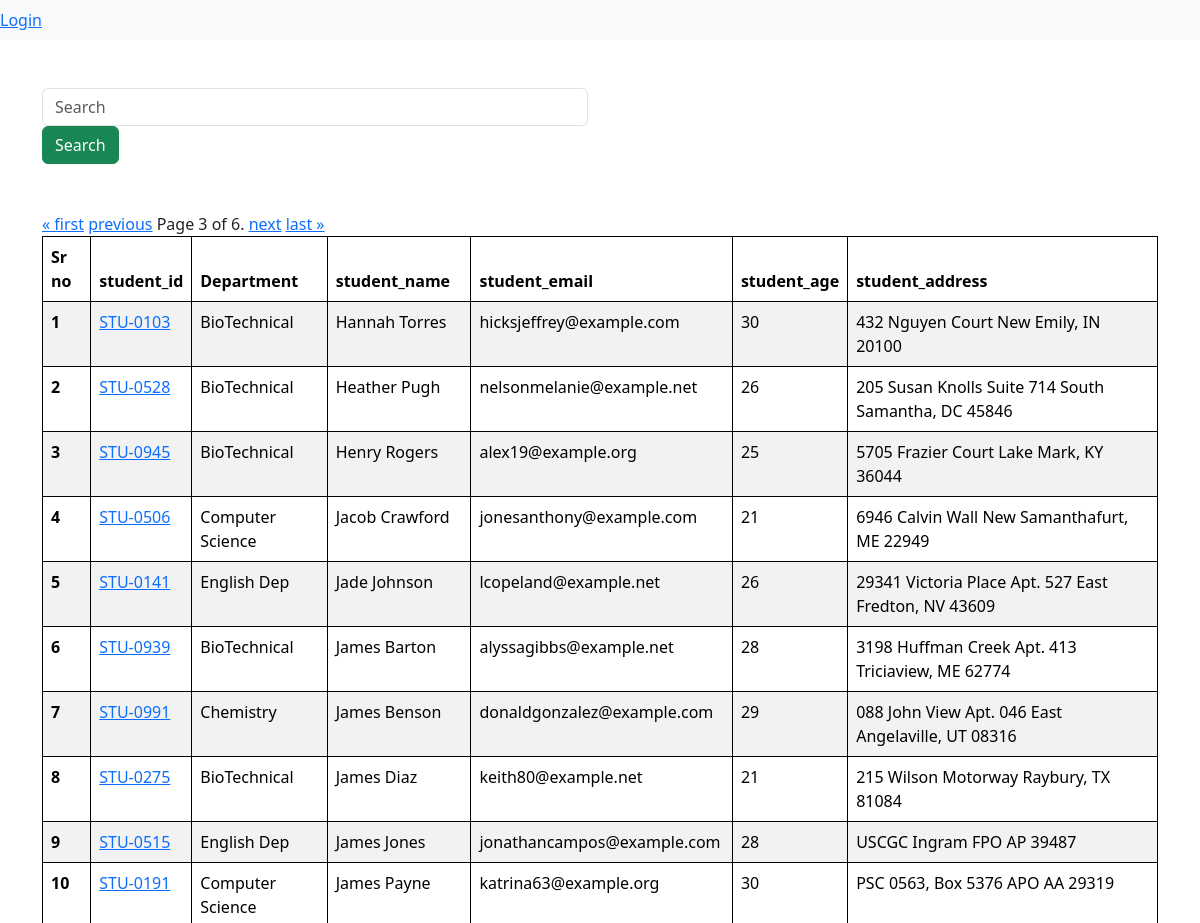
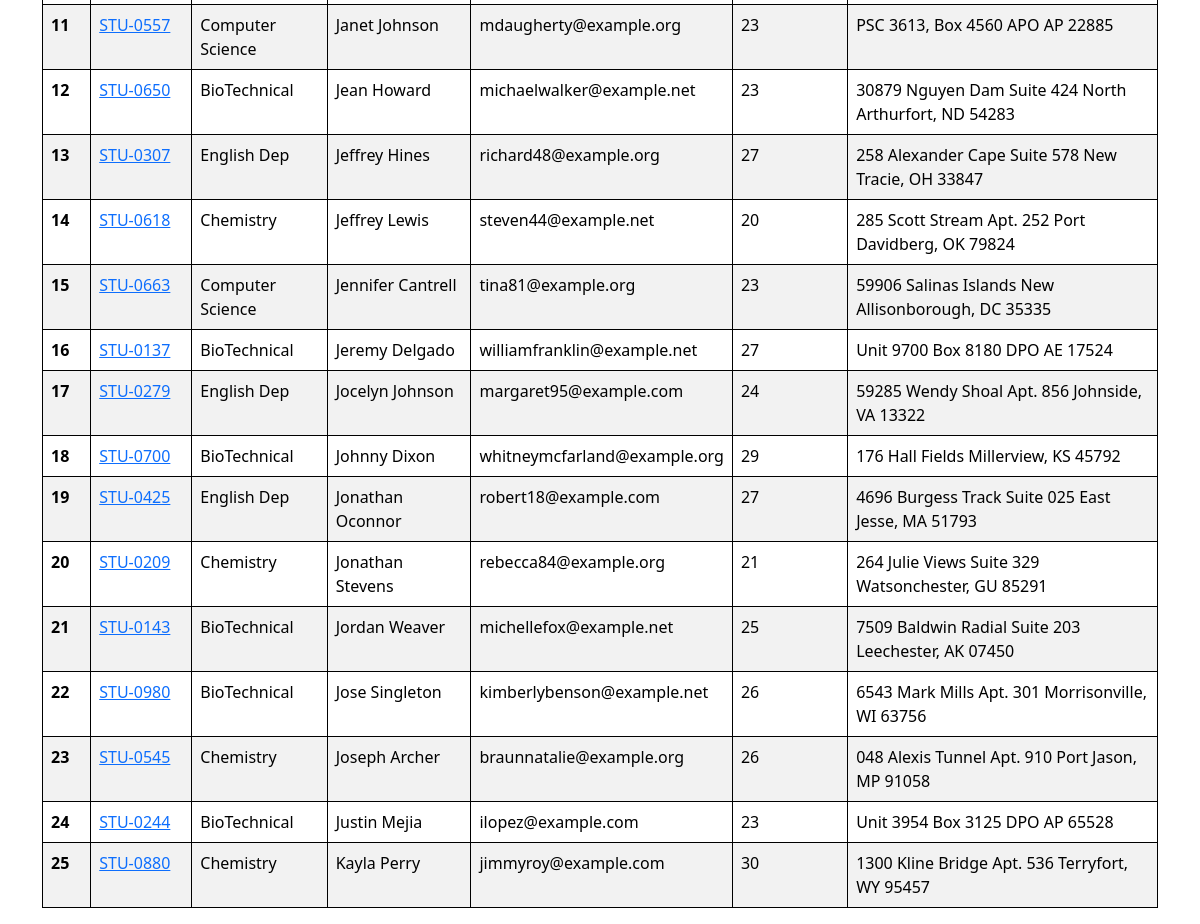
Page /student/?page=3 on the committed database (2 pictures, top to bottom).
### vege/models.py (models this page shows, shortened)
class Student(models.Model):
    department =models.ForeignKey(Department,related_name="depart",on_delete=models.CASCADE)
    student_id=models.OneToOneField(StudentID,related_name="studentid",on_delete=models.CASCADE)
    student_name=models.CharField(max_length=100)
    student_email=models.EmailField(unique=True)
    student_age=models.IntegerField(default=18)
    student_address=models.TextField()
    class Meta:
        ordering=['student_name']
        verbose_name="student"

class StudentID(models.Model):
    student_id=models.CharField(max_length=100)
    def __str__(self) -> str:
        return self.student_id

class Department(models.Model):
    department = models.CharField(max_length=100)
    class Meta:
        ordering=['department']

### vege/views.py (the view, shortened to what this page needs)
# urls.py: path('student/',getstudent,name="get_student"),
def getstudent(request):
    queryset=Student.objects.all()
    paginator = Paginator(queryset, 25)
    page_number = request.GET.get("page",1)
    page_obj = paginator.get_page(page_number)
    return render(request,'students.html',{'queryset':page_obj})

### vege/templates/students.html (shortened to what this page needs)
{% extends "base.html" %}
{% block start %}
<form >
<div class="container mt-5">
    <div class="row">
        <divc class="col-md-6">
            <input class="form-control" name ="search" placeholder="Search">
        </div>
<div class="col-md-6">
    <button class="btn btn-success">Search</button>
</div>
    </div>
</form>
<div class="container mt-5 ">
    <table class="table table-striped">
        <thead>
          <tr>
            <th scope="col">Sr no</th>
            <th scope="col">student_id</th>
            <th scope="col">Department</th>
            <th scope="col">student_name</th>
            <th scope="col">student_email</th>
            <th scope="col">student_age</th>
            <th scope="col">student_address</th>
          </tr>
        </thead>
        <tbody>
            {% for student in queryset %}
          <tr>
            <th scope="row">{{forloop.counter}}</th>
            <td>
                <a href="{% url 'see_marks'  student.student_id %}">{{student.student_id}}</a>
              </td>
            <td>{{student.department.department}}</td>
            <td>{{student.student_name}}</td>
            <td>{{student.student_email}}</td>
            <td>{{student.student_age}}</td>
            <td>{{student.student_address}}</td>
          </tr>
          {% endfor %}
          <div class="pagination">
            <span class="step-links">
                {% if queryset.has_previous %}
                    <a href="?page=1">&laquo; first</a>
                    <a href="?page={{ queryset.previous_page_number }}">previous</a>
                {% endif %}
                <span class="current">
                    Page {{ queryset.number }} of {{ queryset.paginator.num_pages }}.
                </span>
                {% if queryset.has_next %}
                    <a href="?page={{ queryset.next_page_number }}">next</a>
                    <a href="?page={{ queryset.paginator.num_pages }}">last &raquo;</a>
                {% endif %}
            </span>
</div>
{% endblock %}

### home/templates/base.html (style rules this page uses)
table, th, td { border: 1px solid black; }

### rows in the picture
Student: student_id "STU-0103", department.department "BioTechnical", student_name "Hannah Torres", student_email "hicksjeffrey@example.com", student_age "30", student_address "432 Nguyen Court New Emily, IN 20100"
Student: student_id "STU-0528", department.department "BioTechnical", student_name "Heather Pugh", student_email "nelsonmelanie@example.net", student_age "26", student_address "205 Susan Knolls Suite 714 South Samantha, DC 45846"
Student: student_id "STU-0945", department.department "BioTechnical", student_name "Henry Rogers", student_email "alex19@example.org", student_age "25", student_address "5705 Frazier Court Lake Mark, KY 36044"
Student: student_id "STU-0506", department.department "Computer Science", student_name "Jacob Crawford", student_email "jonesanthony@example.com", student_age "21", student_address "6946 Calvin Wall New Samanthafurt, ME 22949"
Student: student_id "STU-0141", department.department "English Dep", student_name "Jade Johnson", student_email "lcopeland@example.net", student_age "26", student_address "29341 Victoria Place Apt. 527 East Fredton, NV 43609"
Student: student_id "STU-0939", department.department "BioTechnical", student_name "James Barton", student_email "alyssagibbs@example.net", student_age "28", student_address "3198 Huffman Creek Apt. 413 Triciaview, ME 62774"
Student: student_id "STU-0991", department.department "Chemistry", student_name "James Benson", student_email "donaldgonzalez@example.com", student_age "29", student_address "088 John View Apt. 046 East Angelaville, UT 08316"
Student: student_id "STU-0275", department.department "BioTechnical", student_name "James Diaz", student_email "keith80@example.net", student_age "21", student_address "215 Wilson Motorway Raybury, TX 81084"
Student: student_id "STU-0515", department.department "English Dep", student_name "James Jones", student_email "jonathancampos@example.com", student_age "28", student_address "USCGC Ingram FPO AP 39487"
Student: student_id "STU-0191", department.department "Computer Science", student_name "James Payne", student_email "katrina63@example.org", student_age "30", student_address "PSC 0563, Box 5376 APO AA 29319"
Student: student_id "STU-0557", department.department "Computer Science", student_name "Janet Johnson", student_email "mdaugherty@example.org", student_age "23", student_address "PSC 3613, Box 4560 APO AP 22885"
Student: student_id "STU-0650", department.department "BioTechnical", student_name "Jean Howard", student_email "michaelwalker@example.net", student_age "23", student_address "30879 Nguyen Dam Suite 424 North Arthurfort, ND 54283"
Student: student_id "STU-0307", department.department "English Dep", student_name "Jeffrey Hines", student_email "richard48@example.org", student_age "27", student_address "258 Alexander Cape Suite 578 New Tracie, OH 33847"
Student: student_id "STU-0618", department.department "Chemistry", student_name "Jeffrey Lewis", student_email "steven44@example.net", student_age "20", student_address "285 Scott Stream Apt. 252 Port Davidberg, OK 79824"
Student: student_id "STU-0663", department.department "Computer Science", student_name "Jennifer Cantrell", student_email "tina81@example.org", student_age "23", student_address "59906 Salinas Islands New Allisonborough, DC 35335"
Student: student_id "STU-0137", department.department "BioTechnical", student_name "Jeremy Delgado", student_email "williamfranklin@example.net", student_age "27", student_address "Unit 9700 Box 8180 DPO AE 17524"
Student: student_id "STU-0279", department.department "English Dep", student_name "Jocelyn Johnson", student_email "margaret95@example.com", student_age "24", student_address "59285 Wendy Shoal Apt. 856 Johnside, VA 13322"
Student: student_id "STU-0700", department.department "BioTechnical", student_name "Johnny Dixon", student_email "whitneymcfarland@example.org", student_age "29", student_address "176 Hall Fields Millerview, KS 45792"
Student: student_id "STU-0425", department.department "English Dep", student_name "Jonathan Oconnor", student_email "robert18@example.com", student_age "27", student_address "4696 Burgess Track Suite 025 East Jesse, MA 51793"
Student: student_id "STU-0209", department.department "Chemistry", student_name "Jonathan Stevens", student_email "rebecca84@example.org", student_age "21", student_address "264 Julie Views Suite 329 Watsonchester, GU 85291"
Student: student_id "STU-0143", department.department "BioTechnical", student_name "Jordan Weaver", student_email "michellefox@example.net", student_age "25", student_address "7509 Baldwin Radial Suite 203 Leechester, AK 07450"
Student: student_id "STU-0980", department.department "BioTechnical", student_name "Jose Singleton", student_email "kimberlybenson@example.net", student_age "26", student_address "6543 Mark Mills Apt. 301 Morrisonville, WI 63756"
Student: student_id "STU-0545", department.department "Chemistry", student_name "Joseph Archer", student_email "braunnatalie@example.org", student_age "26", student_address "048 Alexis Tunnel Apt. 910 Port Jason, MP 91058"
Student: student_id "STU-0244", department.department "BioTechnical", student_name "Justin Mejia", student_email "ilopez@example.com", student_age "23", student_address "Unit 3954 Box 3125 DPO AP 65528"
Student: student_id "STU-0880", department.department "Chemistry", student_name "Kayla Perry", student_email "jimmyroy@example.com", student_age "30", student_address "1300 Kline Bridge Apt. 536 Terryfort, WY 95457"

### other values in the picture
{{ queryset.number }} "3"
{{ queryset.paginator.num_pages }} "6"
